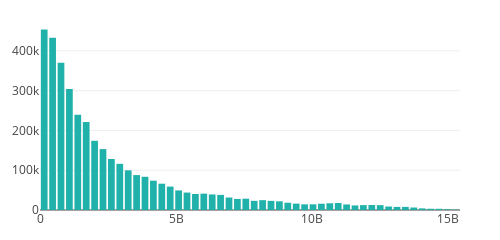

The notebook cell saved with this chart:
### Code cell
plotly_bins(df['session_start'].tolist(), 50)
